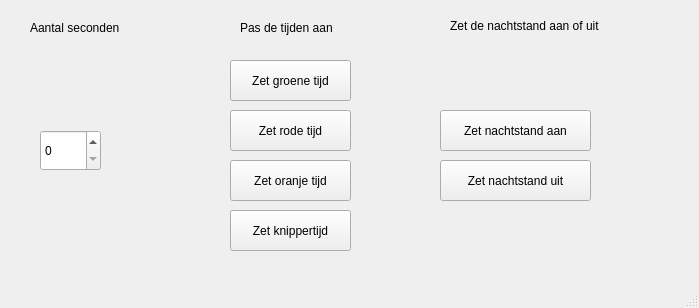
<?xml version="1.0" encoding="UTF-8"?>
<ui version="4.0">
 <class>HoofdScherm</class>
 <widget class="QMainWindow" name="HoofdScherm">
  <property name="geometry">
   <rect>
    <x>0</x>
    <y>0</y>
    <width>699</width>
    <height>308</height>
   </rect>
  </property>
  <property name="windowTitle">
   <string>HoofdScherm</string>
  </property>
  <widget class="QWidget" name="centralWidget">
   <widget class="QSpinBox" name="spinBox">
    <property name="geometry">
     <rect>
      <x>40</x>
      <y>130</y>
      <width>61</width>
      <height>41</height>
     </rect>
    </property>
   </widget>
   <widget class="QPushButton" name="groenButton">
    <property name="geometry">
     <rect>
      <x>230</x>
      <y>60</y>
      <width>121</width>
      <height>41</height>
     </rect>
    </property>
    <property name="text">
     <string>Zet groene tijd</string>
    </property>
   </widget>
   <widget class="QPushButton" name="roodButton">
    <property name="geometry">
     <rect>
      <x>230</x>
      <y>110</y>
      <width>121</width>
      <height>41</height>
     </rect>
    </property>
    <property name="text">
     <string>Zet rode tijd</string>
    </property>
   </widget>
   <widget class="QPushButton" name="oranjeButton">
    <property name="geometry">
     <rect>
      <x>230</x>
      <y>160</y>
      <width>121</width>
      <height>41</height>
     </rect>
    </property>
    <property name="text">
     <string>Zet oranje tijd</string>
    </property>
   </widget>
   <widget class="QPushButton" name="knipperButton">
    <property name="geometry">
     <rect>
      <x>230</x>
      <y>210</y>
      <width>121</width>
      <height>41</height>
     </rect>
    </property>
    <property name="text">
     <string>Zet knippertijd</string>
    </property>
   </widget>
   <widget class="QPushButton" name="nachtAanButton">
    <property name="geometry">
     <rect>
      <x>440</x>
      <y>110</y>
      <width>151</width>
      <height>41</height>
     </rect>
    </property>
    <property name="text">
     <string>Zet nachtstand aan</string>
    </property>
   </widget>
   <widget class="QPushButton" name="nachtUitButton">
    <property name="geometry">
     <rect>
      <x>440</x>
      <y>160</y>
      <width>151</width>
      <height>41</height>
     </rect>
    </property>
    <property name="text">
     <string>Zet nachtstand uit</string>
    </property>
   </widget>
   <widget class="QLabel" name="label">
    <property name="geometry">
     <rect>
      <x>450</x>
      <y>10</y>
      <width>151</width>
      <height>31</height>
     </rect>
    </property>
    <property name="text">
     <string>Zet de nachtstand aan of uit</string>
    </property>
   </widget>
   <widget class="QLabel" name="label_2">
    <property name="geometry">
     <rect>
      <x>240</x>
      <y>20</y>
      <width>121</width>
      <height>16</height>
     </rect>
    </property>
    <property name="text">
     <string>Pas de tijden aan</string>
    </property>
   </widget>
   <widget class="QLabel" name="label_3">
    <property name="geometry">
     <rect>
      <x>30</x>
      <y>20</y>
      <width>91</width>
      <height>16</height>
     </rect>
    </property>
    <property name="text">
     <string>Aantal seconden</string>
    </property>
   </widget>
  </widget>
  <widget class="QMenuBar" name="menuBar">
   <property name="geometry">
    <rect>
     <x>0</x>
     <y>0</y>
     <width>699</width>
     <height>21</height>
    </rect>
   </property>
  </widget>
  <widget class="QStatusBar" name="statusBar"/>
 </widget>
 <layoutdefault spacing="6" margin="11"/>
 <resources/>
 <connections/>
</ui>
